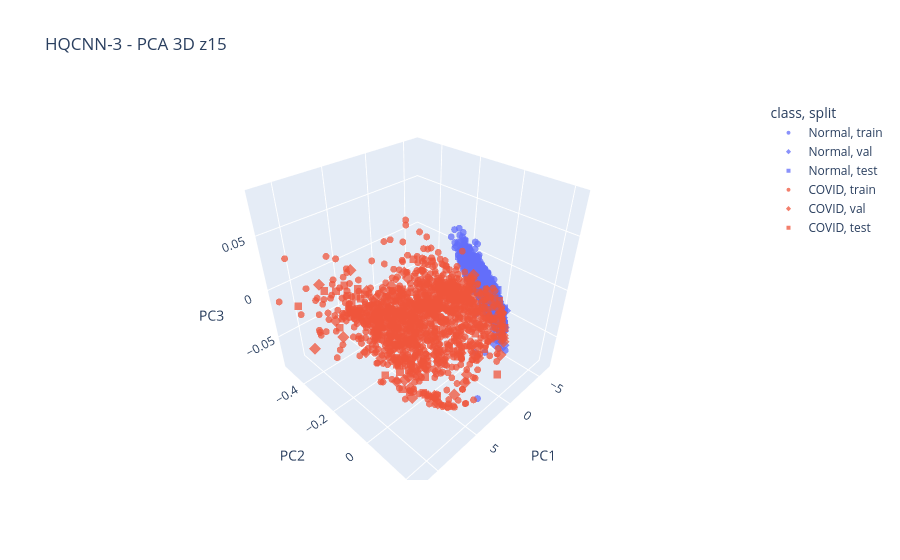

Notebook source saved alongside this figure:
### Markdown cell above
# 10.7) PLOT PCA 3D INTERACTIVO

### Code cell
try:
    import plotly.express as px

    fig = px.scatter_3d(
        df_pca3,
        x="PC1",
        y="PC2",
        z="PC3",
        color="class",
        symbol="split",
        opacity=0.75,
        title=f"{MODEL_NAME} - PCA 3D z15"
    )

    fig.update_traces(
        marker=dict(size=4)
    )

    fig.show()

    pca3_html = os.path.join(
        FIG_DIR,
        "fase4_pca3_z15_interactive.html"
    )

    fig.write_html(
        pca3_html
    )

    print("[Guardado]", pca3_html)

except Exception as e:

    print("[Aviso] No se pudo generar PCA 3D interactivo con plotly.")
    print("Error:", repr(e))
